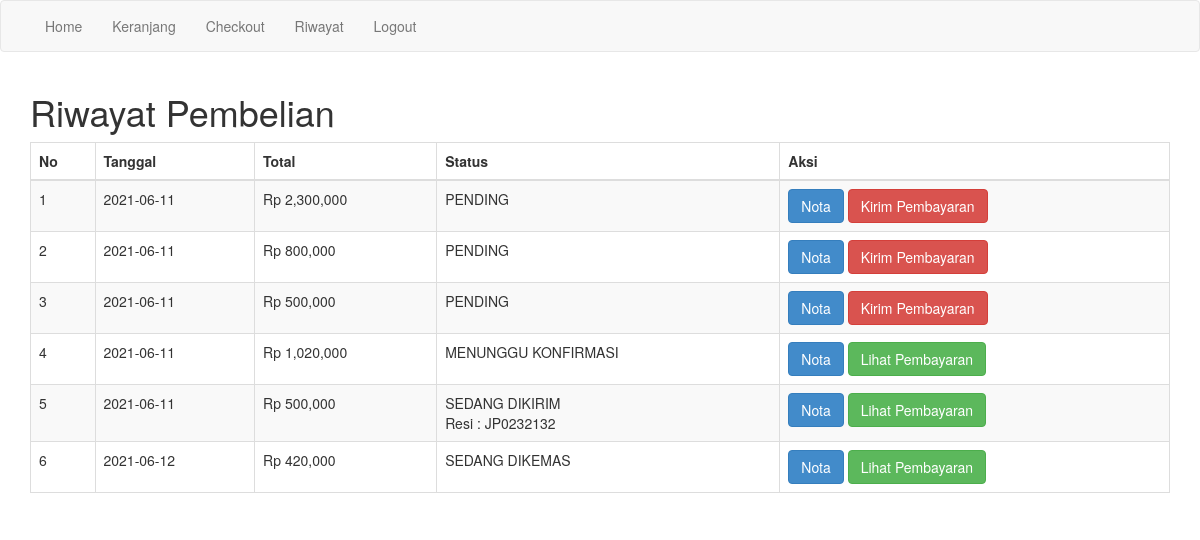
The app's page /riwayat.php (signed in) with its own data.
### tables this page shows
CREATE TABLE `pembelian` (
  `id_pembelian` int(11) NOT NULL,
  `id_pelanggan` int(11) NOT NULL,
  `tanggal_pembelian` date NOT NULL,
  `alamat_pengiriman` varchar(200) NOT NULL,
  `nama_kota` varchar(200) NOT NULL,
  `tarif` int(11) NOT NULL,
  `total_pembelian` int(11) NOT NULL,
  `resi_pengiriman` varchar(20) NOT NULL,
  `status_pembelian` varchar(200) NOT NULL
);

### riwayat.php (the view, shortened to what this page needs)
<?php
require 'koneksi.php';
$id_pelanggan = $_SESSION['pelanggan']['id_pelanggan'];
$ambil = $conn->query("SELECT * FROM pembelian WHERE id_pelanggan = '$id_pelanggan' ");
$hitungRiwayat = $ambil->num_rows;
$data = [];
while($pecah = $ambil->fetch_assoc()){
	$data[] = $pecah;
}
?>
<!DOCTYPE html>
<html lang="en">
<head>
    <link href="admin/assets/css/bootstrap.css" rel="stylesheet" />
</head>
<body>
	<nav class="navbar navbar-default">
		<div class="container">
			<ul class="nav navbar-nav">
				<li><a href="index.php">Home</a></li>
				<li><a href="keranjang.php">Keranjang</a></li>
				<li><a href="checkout.php">Checkout</a></li>
				<li><a href="riwayat.php">Riwayat</a></li>
				<?php if (isset($_SESSION['pelanggan'])){ ?>
				<li><a href="logout.php">Logout</a></li>
				<?php }else{ ?>
				<li><a href="login.php">Login</a></li>
				<?php } ?>
			</ul>
		</div>
	</nav>
	<section class="konten">
		<div class="container">
			<h1>Riwayat Pembelian</h1>
			<?php if ($hitungRiwayat === 0) { ?>
				<h3>Anda belum mempunyai riwayat belanja, silahkan belanja terlebih dahulu</h3>
			<?php }else{ ?>
				<table class="table table-bordered table-hover table-striped">
					<thead>
						<tr>
							<th>No</th>
							<th>Tanggal</th>
							<th>Total</th>
							<th>Status</th>
							<th>Aksi</th>
						</tr>
					</thead>
					<tbody>
						<?php foreach ($data as $key => $value): ?>
						<tr>
							<td><?php echo $key+1 ?></td>
							<td><?php echo $value['tanggal_pembelian'] ?></td>
							<td>Rp <?php echo number_format($value['total_pembelian']) ?></td>
							<td>
								<?php echo $value['status_pembelian'] ?><br>
								<?php if (!empty($value['resi_pengiriman'])): ?>
									Resi : <?php echo $value['resi_pengiriman'] ?>
								<?php endif ?>
							</td>
							<td>
								<a href="nota.php?id=<?php echo $value['id_pembelian'] ?>" class="btn btn-primary">Nota</a>
								<?php if ($value['status_pembelian'] === 'PENDING'){ ?>
									<a href="kirimPembayaran.php?id=<?php echo $value['id_pembelian'] ?>" class="btn btn-danger">Kirim Pembayaran</a>
								<?php }else{ ?>
									<a href="lihatPembayaran.php?id=<?php echo $value['id_pembelian'] ?>" class="btn btn-success">Lihat Pembayaran</a>
								<?php } ?>
							</td>
						</tr>
						<?php endforeach ?>
					</tbody>
				</table>
			<?php } ?>
		</div>
	</section>
</body>
</html>

### records on screen
pembelian: tanggal_pembelian "2021-06-11", total_pembelian "2,300,000", status_pembelian "PENDING"
pembelian: tanggal_pembelian "2021-06-11", total_pembelian "800,000", status_pembelian "PENDING"
pembelian: tanggal_pembelian "2021-06-11", total_pembelian "500,000", status_pembelian "PENDING"
pembelian: tanggal_pembelian "2021-06-11", total_pembelian "1,020,000", status_pembelian "MENUNGGU KONFIRMASI"
pembelian: tanggal_pembelian "2021-06-11", total_pembelian "500,000", status_pembelian "SEDANG DIKIRIM", resi_pengiriman "JP0232132"
pembelian: tanggal_pembelian "2021-06-12", total_pembelian "420,000", status_pembelian "SEDANG DIKEMAS"
